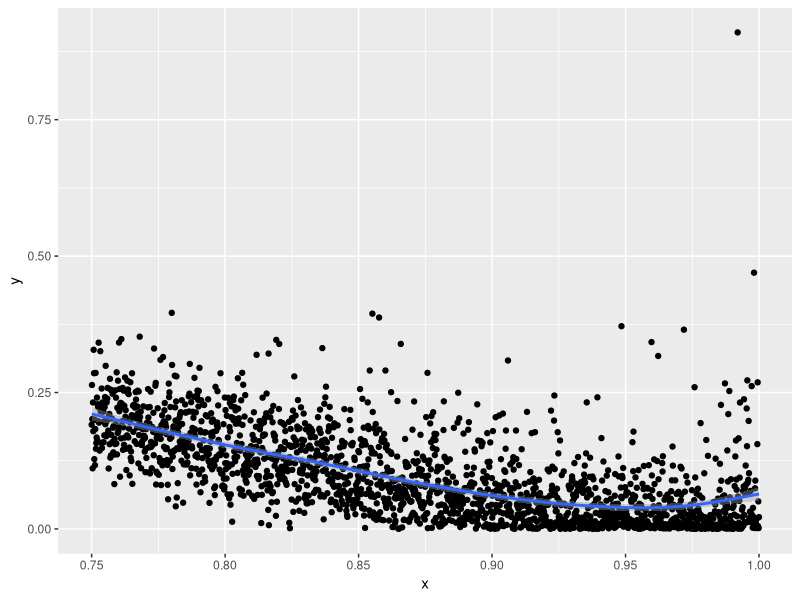

The R script that drew this image:
## ---- chunk 1

N <- 50
eval_soft <- function(r) {
  x1 <- rnorm(N, mean = -0.5)
  x2 <- rnorm(N, mean = 0.5)
  y <- c(rep(1-r, N), rep( r, N))
  X <- matrix(c(x1, x2), ncol = 1)
  df <- data.frame(x = c(x1, x2), y = y)
  mod <- suppressWarnings( glm(y ~ x, data = df, family = binomial()))
  w <- coef(mod)
  a <- w[1]
  b <- w[2]
  #print(sprintf("b = %f", b))
  
  f <- function(x) {
    t <- b* x + a
    l1 <- -log1p( exp(t))
    l2 <- -log1p( exp(-t))
    d1 <- dnorm(x, -0.5)
    d2 <- dnorm(x, 0.5)
    ld1 <- -log1p(exp(-x))
    ld2 <- -log1p(exp(x))
    #print(c(d2, l1, ld2))
    return(d2 *  ( l1 - ld2)^2)
  }
  integrate(f, -5, 5)$value
}
## ---- chunk 2
M <- 2000
s <- seq(0.75, 1, length.out = M)
sv <- lapply(s, eval_soft)
#print(sv)
#plot(1:200, as.numeric(sv))
df <- data.frame(x = s, y = as.numeric(sv))
library(ggplot2)

ggplot(df, aes(x =x , y =y )) + geom_point() + geom_smooth()
